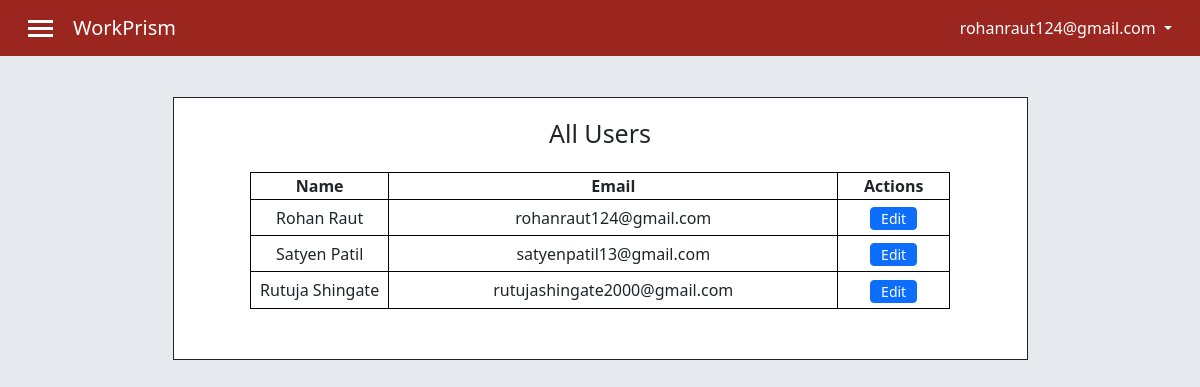
/all-users/ (signed in), run on the app's committed database.
### api_services/models.py (models this page shows, shortened)
class Account(AbstractBaseUser, PermissionsMixin):
    email = models.EmailField(verbose_name="email", max_length=254, unique=True)
    username = models.CharField(max_length=100, unique=True)
    first_name = models.CharField(max_length=100)
    last_name = models.CharField(max_length=100)
    user_role = models.CharField(max_length=100)
    department = models.CharField(max_length=100)
    phone = models.CharField(max_length=10)
    date_joined = models.DateTimeField(verbose_name="date joined", auto_now_add=True)
    last_login = models.DateTimeField(verbose_name="last login", auto_now=True)
    is_admin = models.BooleanField(default=False)
    is_active = models.BooleanField(default=True)
    is_staff = models.BooleanField(default=False)
    is_superuser = models.BooleanField(default=False)
    USERNAME_FIELD = "email"
    REQUIRED_FIELDS = ["username", "first_name", "last_name", "user_role"]
    objects = MyAccountManager()

### web_app/views.py (the view)
# urls.py: path('all-users/', all_users_view, name="all_users_view"),
def all_users_view(request):
    data = {}
    if request.user.is_anonymous == True:
        return redirect('/login')
    if request.user.is_superuser == False:
        data['message'] = "You do not have rights to access this page"
        return redirect('/error', data)
    data['users'] = Account.objects.all()
    return render(request, 'all_users.html', data)

### templates/all_users.html (shortened to what this page needs)
{% extends 'base.html' %}
{% block additional_links %}
<link rel="stylesheet" href="/static/all_users.css">
{% endblock additional_links %}
{% block body %}
<div class="container mt-3 mb-3">
    <div class="row justify-content-center">
        <div class="col-12 col-sm-11 col-md-11 col-lg-9 border border-dark main_content">
            <h1 class="mb-4">All Users</h1>
            <table align="center">
                <tr>
                  <th>Name</th>
                  <th>Email</th>
                  <th>Actions</th>
                </tr>
                {% for x in users %}
                    <tr>
                        <td>{{x.first_name}} {{x.last_name}}</td>
                        <td>{{x.email}}</td>
                        <td><a href="/profile/{{x.email}}"><button class="btn btn-sm btn-primary">Edit</button></a></td>
                    </tr>
                {% endfor %}
            </table>
        </div>
    </div>
</div>
{% endblock body %}

### templates/base.html (shortened to what this page needs)
<!doctype html>
<html lang="en">
  <head>
    <link href="https://cdn.jsdelivr.net/npm/bootstrap@5.3.0-alpha1/dist/css/bootstrap.min.css" rel="stylesheet">
    <link rel="stylesheet" href="/static/base.css">
    {% block additional_links %}{% endblock additional_links %}
  </head>
  <body>
    <nav class="navbar navbar_custom navbar-expand-lg bg-body-tertiary px-3">
      <div class="container-fluid d-flex justify-content-between">
        <div class="navbar_item d-flex align-items-center">
          <div class="menu_icon_container" data-bs-toggle="offcanvas" href="#offcanvasExample" role="button" aria-controls="offcanvasExample">
            <div class="menu_icon"></div>
            <div class="menu_icon"></div>
            <div class="menu_icon"></div>
          </div>
          <a class="navbar-brand" href="#">WorkPrism</a>
        </div>
        <div class="navbar_item user_email">
          <li class="nav-item dropdown">
            <a class="nav-link dropdown-toggle" href="#" role="button" data-bs-toggle="dropdown" aria-expanded="false">
              {{request.user.email}}
            </a>
          </li>
        </div>
        </div>
    </nav>
    {% block body %}{% endblock body %}
  </body>
</html>

### static/base.css (style rules this page uses)
.menu_icon { width: 25px; height: 3px; background-color: white; margin: 4px 0px; }
.menu_icon_container { margin-right: 20px; }
.navbar_custom { background-color: #9B2620 !important; color: white; }
.navbar-brand { color: white; }
body { background-color: #E8E9EF; }
h1 { text-align: center; font-size: 25px; }
.dropdown { list-style-type: none; }

### static/all_users.css (style rules this page uses)
table, th, td { border: 1px solid black; }
table { text-align: center; justify-content: center; }
th { margin: auto; width: 50px; }
td { padding: 5px; }
button { align-items: center; }
.btn-sm { padding: 0px 10px; }
.main_content { background-color: white; padding-top: 20px; padding-bottom: 50px; margin-top: 25px; }
@media screen and (min-width: 992px) { table { width: 700px; } }

### data on the page
Account: user.email "rohanraut124@gmail.com", first_name "Rohan", last_name "Raut", email "rohanraut124@gmail.com"
Account: first_name "Satyen", last_name "Patil", email "satyenpatil13@gmail.com"
Account: first_name "Rutuja", last_name "Shingate", email "rutujashingate2000@gmail.com"
